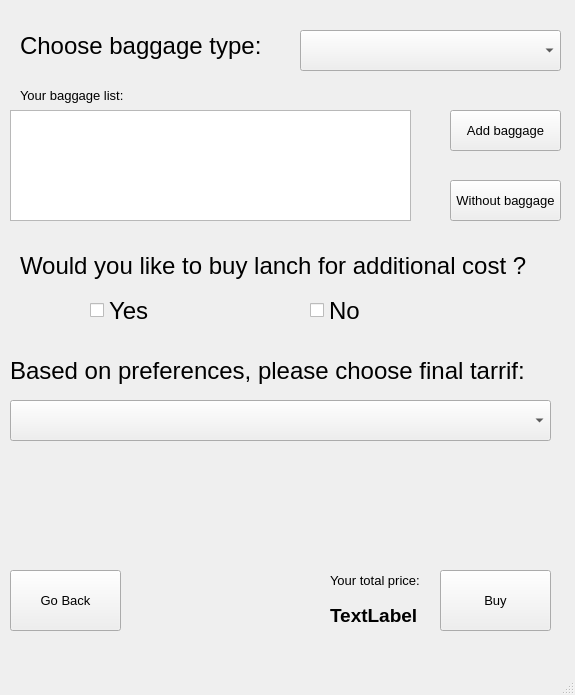
<?xml version="1.0" encoding="UTF-8"?>
<ui version="4.0">
 <class>MainWindow</class>
 <widget class="QMainWindow" name="MainWindow">
  <property name="geometry">
   <rect>
    <x>0</x>
    <y>0</y>
    <width>575</width>
    <height>695</height>
   </rect>
  </property>
  <property name="font">
   <font>
    <pointsize>10</pointsize>
    <weight>50</weight>
    <bold>false</bold>
   </font>
  </property>
  <property name="windowTitle">
   <string>MainWindow</string>
  </property>
  <widget class="QWidget" name="centralwidget">
   <widget class="QLabel" name="bagTypeLb">
    <property name="geometry">
     <rect>
      <x>20</x>
      <y>20</y>
      <width>261</width>
      <height>51</height>
     </rect>
    </property>
    <property name="font">
     <font>
      <pointsize>18</pointsize>
      <weight>50</weight>
      <bold>false</bold>
     </font>
    </property>
    <property name="text">
     <string>Choose baggage type:</string>
    </property>
   </widget>
   <widget class="QLabel" name="tariffLb">
    <property name="geometry">
     <rect>
      <x>10</x>
      <y>330</y>
      <width>531</width>
      <height>81</height>
     </rect>
    </property>
    <property name="font">
     <font>
      <pointsize>18</pointsize>
      <weight>50</weight>
      <bold>false</bold>
     </font>
    </property>
    <property name="text">
     <string>Based on preferences, please choose final tarrif:</string>
    </property>
   </widget>
   <widget class="QComboBox" name="bagTypeCb">
    <property name="geometry">
     <rect>
      <x>300</x>
      <y>30</y>
      <width>261</width>
      <height>41</height>
     </rect>
    </property>
   </widget>
   <widget class="QLabel" name="lanchLb">
    <property name="geometry">
     <rect>
      <x>20</x>
      <y>240</y>
      <width>541</width>
      <height>51</height>
     </rect>
    </property>
    <property name="font">
     <font>
      <pointsize>18</pointsize>
      <weight>50</weight>
      <bold>false</bold>
     </font>
    </property>
    <property name="text">
     <string>Would you like to buy lanch for additional cost ?</string>
    </property>
   </widget>
   <widget class="QCheckBox" name="noCb">
    <property name="geometry">
     <rect>
      <x>310</x>
      <y>290</y>
      <width>161</width>
      <height>41</height>
     </rect>
    </property>
    <property name="font">
     <font>
      <pointsize>18</pointsize>
      <weight>50</weight>
      <bold>false</bold>
     </font>
    </property>
    <property name="text">
     <string>No</string>
    </property>
   </widget>
   <widget class="QCheckBox" name="yseCb">
    <property name="geometry">
     <rect>
      <x>90</x>
      <y>290</y>
      <width>161</width>
      <height>41</height>
     </rect>
    </property>
    <property name="font">
     <font>
      <pointsize>18</pointsize>
      <weight>50</weight>
      <bold>false</bold>
     </font>
    </property>
    <property name="text">
     <string>Yes</string>
    </property>
   </widget>
   <widget class="QPushButton" name="addBgBt">
    <property name="geometry">
     <rect>
      <x>450</x>
      <y>110</y>
      <width>111</width>
      <height>41</height>
     </rect>
    </property>
    <property name="text">
     <string>Add baggage</string>
    </property>
   </widget>
   <widget class="QLabel" name="bagListLb">
    <property name="geometry">
     <rect>
      <x>20</x>
      <y>80</y>
      <width>121</width>
      <height>31</height>
     </rect>
    </property>
    <property name="text">
     <string>Your baggage list:</string>
    </property>
   </widget>
   <widget class="QComboBox" name="tariffTypeCb">
    <property name="geometry">
     <rect>
      <x>10</x>
      <y>400</y>
      <width>541</width>
      <height>41</height>
     </rect>
    </property>
   </widget>
   <widget class="QPushButton" name="buyBt">
    <property name="geometry">
     <rect>
      <x>440</x>
      <y>570</y>
      <width>111</width>
      <height>61</height>
     </rect>
    </property>
    <property name="text">
     <string>Buy</string>
    </property>
   </widget>
   <widget class="QPushButton" name="backBt">
    <property name="geometry">
     <rect>
      <x>10</x>
      <y>570</y>
      <width>111</width>
      <height>61</height>
     </rect>
    </property>
    <property name="text">
     <string>Go Back</string>
    </property>
   </widget>
   <widget class="QLabel" name="totalPrice">
    <property name="geometry">
     <rect>
      <x>330</x>
      <y>560</y>
      <width>101</width>
      <height>41</height>
     </rect>
    </property>
    <property name="text">
     <string>Your total price:</string>
    </property>
   </widget>
   <widget class="QLabel" name="price">
    <property name="geometry">
     <rect>
      <x>330</x>
      <y>590</y>
      <width>101</width>
      <height>51</height>
     </rect>
    </property>
    <property name="font">
     <font>
      <pointsize>14</pointsize>
      <weight>75</weight>
      <bold>true</bold>
     </font>
    </property>
    <property name="text">
     <string>TextLabel</string>
    </property>
   </widget>
   <widget class="QPushButton" name="withNoBagBt">
    <property name="geometry">
     <rect>
      <x>450</x>
      <y>180</y>
      <width>111</width>
      <height>41</height>
     </rect>
    </property>
    <property name="text">
     <string>Without baggage</string>
    </property>
   </widget>
   <widget class="QListWidget" name="listWidget">
    <property name="geometry">
     <rect>
      <x>10</x>
      <y>110</y>
      <width>401</width>
      <height>111</height>
     </rect>
    </property>
   </widget>
  </widget>
  <widget class="QMenuBar" name="menubar">
   <property name="geometry">
    <rect>
     <x>0</x>
     <y>0</y>
     <width>575</width>
     <height>23</height>
    </rect>
   </property>
  </widget>
  <widget class="QStatusBar" name="statusbar"/>
 </widget>
 <resources/>
 <connections/>
</ui>
